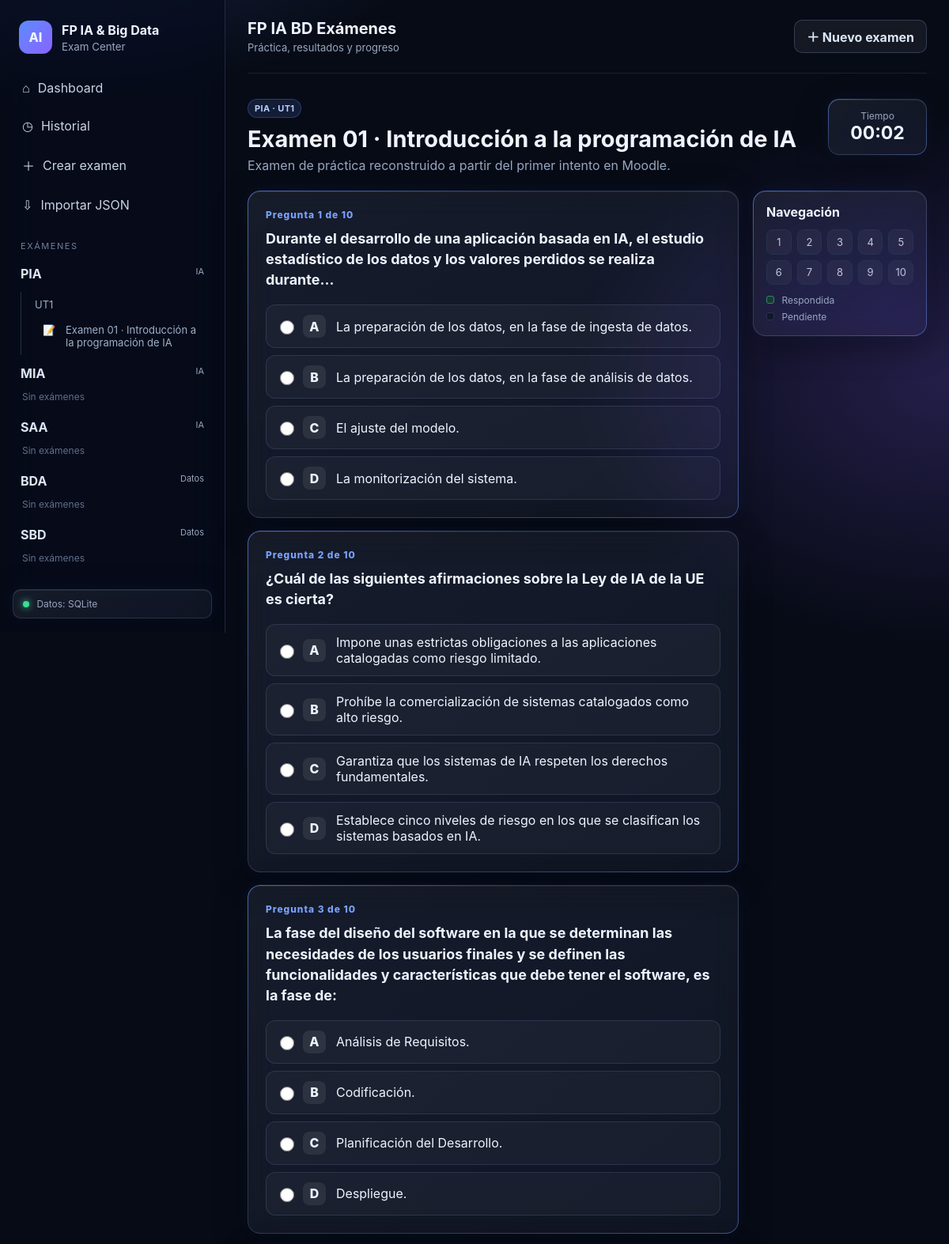
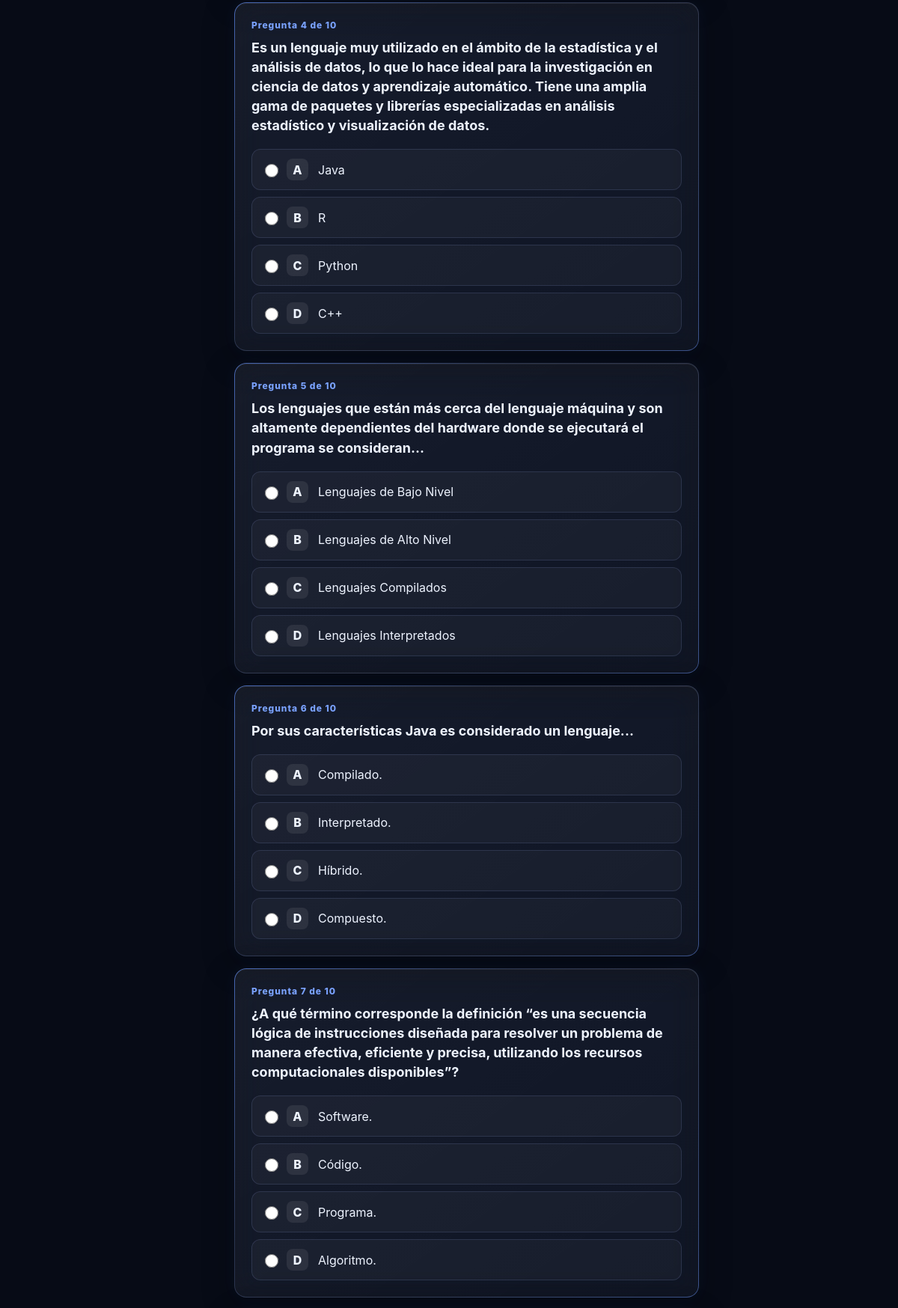
The page /?page=exam&id=1 (upper part) on the database its author committed (2 pictures, top to bottom).
### tables this page shows
CREATE TABLE exams (
                id INTEGER PRIMARY KEY AUTOINCREMENT,
                module_code TEXT NOT NULL,
                unit_code TEXT NOT NULL,
                title TEXT NOT NULL,
                description TEXT NOT NULL DEFAULT '',
                created_at TEXT NOT NULL
            );

CREATE TABLE modules (
                code TEXT PRIMARY KEY,
                name TEXT NOT NULL,
                block_name TEXT NOT NULL
            );

CREATE TABLE questions (
                id INTEGER PRIMARY KEY AUTOINCREMENT,
                exam_id INTEGER NOT NULL,
                position INTEGER NOT NULL,
                text TEXT NOT NULL,
                option_a TEXT NOT NULL,
                option_b TEXT NOT NULL,
                option_c TEXT NOT NULL,
                option_d TEXT NOT NULL,
                correct_answer TEXT NOT NULL,
                explanation TEXT NOT NULL DEFAULT ''
            );

### app/bootstrap.php (called while the page is built, shortened)
<?php
require_once __DIR__ . '/helpers.php';
require_once __DIR__ . '/storage.php';
$storage = new Storage(dirname(__DIR__) . '/data');
$modules = $storage->modules();
$exams = $storage->exams();
function current_page(): string {
    return $_GET['page'] ?? 'dashboard';
}
function nav_tree(array $modules, array $exams): array {
    $tree = [];
    foreach ($modules as $m) {
        $tree[$m['code']] = ['name'=>$m['name'],'block'=>$m['block'],'units'=>[]];
    }
    foreach ($exams as $exam) {
        $code = $exam['module_code'];
        $unit = $exam['unit_code'];
        $tree[$code]['units'][$unit] ??= [];
        $tree[$code]['units'][$unit][] = $exam;
    }
    return $tree;
}

### app/storage.php (called while the page is built, shortened)
<?php
final class Storage {
    private bool $sqlite = false;
    private ?PDO $pdo = null;
    public function __construct(string $dataDir) {
        if (extension_loaded('pdo_sqlite')) {
            try {
                $this->pdo = new PDO('sqlite:' . $dataDir . '/fp_examenes.sqlite');
                $this->pdo->setAttribute(PDO::ATTR_ERRMODE, PDO::ERRMODE_EXCEPTION);
                $this->pdo->setAttribute(PDO::ATTR_DEFAULT_FETCH_MODE, PDO::FETCH_ASSOC);
                $this->sqlite = true;
                $this->initSqlite();
                return;
            } catch (Throwable $e) {
                $this->sqlite = false;
                $this->pdo = null;
            }
        }
    }
    public function mode(): string {
        return $this->sqlite ? 'SQLite' : 'JSON (compatibilidad)';
    }
    private function initSqlite(): void {
        $sql = [
            "CREATE TABLE IF NOT EXISTS modules (
                code TEXT PRIMARY KEY,
                name TEXT NOT NULL,
                block_name TEXT NOT NULL
            )",
            "CREATE TABLE IF NOT EXISTS exams (
                id INTEGER PRIMARY KEY AUTOINCREMENT,
                module_code TEXT NOT NULL,
                unit_code TEXT NOT NULL,
                title TEXT NOT NULL,
                description TEXT NOT NULL DEFAULT '',
                created_at TEXT NOT NULL
            )",
            "CREATE TABLE IF NOT EXISTS questions (
                id INTEGER PRIMARY KEY AUTOINCREMENT,
                exam_id INTEGER NOT NULL,
                position INTEGER NOT NULL,
                text TEXT NOT NULL,
                option_a TEXT NOT NULL,
                option_b TEXT NOT NULL,
                option_c TEXT NOT NULL,
                option_d TEXT NOT NULL,
                correct_answer TEXT NOT NULL,
                explanation TEXT NOT NULL DEFAULT ''
            )",
            "CREATE TABLE IF NOT EXISTS attempts (
                id INTEGER PRIMARY KEY AUTOINCREMENT,
                exam_id INTEGER NOT NULL,
                started_at TEXT NOT NULL,
                finished_at TEXT NOT NULL,
                duration_seconds INTEGER NOT NULL DEFAULT 0,
                score REAL NOT NULL,
                correct_count INTEGER NOT NULL,
                total_count INTEGER NOT NULL
            )",
            "CREATE TABLE IF NOT EXISTS attempt_answers (
                attempt_id INTEGER NOT NULL,
                question_id INTEGER NOT NULL,
                selected_answer TEXT,
                is_correct INTEGER NOT NULL,
                PRIMARY KEY (attempt_id, question_id)
            )"
        ];
        foreach ($sql as $statement) $this->pdo->exec($statement);
        $count = (int)$this->pdo->query("SELECT COUNT(*) FROM exams")->fetchColumn();
    }
    public function modules(): array {
        if ($this->sqlite) {
            return $this->pdo->query("SELECT code,name,block_name AS block FROM modules ORDER BY CASE code WHEN 'PIA' THEN 1 WHEN 'MIA' THEN 2 WHEN 'SAA' THEN 3 WHEN 'BDA' THEN 4 ELSE 5 END")->fetchAll();
        }
        return $this->readJson()['modules'] ?? [];
    }
    public function exams(): array {
        if ($this->sqlite) {
            $rows = $this->pdo->query("SELECT e.*, (SELECT COUNT(*) FROM questions q WHERE q.exam_id=e.id) AS question_count FROM exams e ORDER BY module_code, unit_code, id")->fetchAll();
            return $rows;
        }
        $out = [];
        return $out;
    }
    public function getExam(int $id): ?array {
        if ($this->sqlite) {
            $stmt = $this->pdo->prepare("SELECT * FROM exams WHERE id=?");
            $stmt->execute([$id]);
            $exam = $stmt->fetch();
            $q = $this->pdo->prepare("SELECT * FROM questions WHERE exam_id=? ORDER BY position");
            $q->execute([$id]);
            $questions = [];
            foreach ($q->fetchAll() as $row) {
                $questions[] = [
                    'id'=>(int)$row['id'],
                    'text'=>$row['text'],
                    'options'=>[
                        'A'=>$row['option_a'],'B'=>$row['option_b'],
                        'C'=>$row['option_c'],'D'=>$row['option_d']
                    ],
                    'correct'=>$row['correct_answer'],
                    'explanation'=>$row['explanation']
                ];
            }
            $exam['questions'] = $questions;
            return $exam;
        }
        return null;
    }
}

### app/helpers.php (called while the page is built, shortened)
<?php
function e(string $value): string {
    return htmlspecialchars($value, ENT_QUOTES | ENT_SUBSTITUTE, 'UTF-8');
}

### pages/exam.php (the view, shortened to what this page needs)
<?php
$examId = (int)($_GET['id'] ?? 0);
$exam = $storage->getExam($examId);
$questions = $exam['questions'];
?>
<section class="exam-header">
    <div>
        <span class="tag"><?= e($exam['module_code'].' · '.$exam['unit_code']) ?></span>
        <h2><?= e($exam['title']) ?></h2>
        <p><?= e($exam['description']) ?></p>
    </div>
    <div class="timer-card">
        <span>Tiempo</span>
        <strong id="timer">00:00</strong>
    </div>
</section>
<form method="post" action="?page=submit" id="examForm" class="exam-layout">
    <div class="question-stack">
        <?php foreach ($questions as $index=>$q): ?>
        <article class="question-card" data-question="<?= $index+1 ?>" id="q<?= (int)$q['id'] ?>">
            <div class="question-kicker">Pregunta <?= $index+1 ?> de <?= count($questions) ?></div>
            <h3><?= e($q['text']) ?></h3>
            <div class="options">
            <?php foreach ($q['options'] as $letter=>$text): ?>
                <label class="option">
                    <input type="radio" name="answers[<?= (int)$q['id'] ?>]" value="<?= e($letter) ?>">
                    <span class="option-letter"><?= e($letter) ?></span>
                    <span><?= e($text) ?></span>
                </label>
            <?php endforeach; ?>
            </div>
        </article>
        <?php endforeach; ?>
    </div>
    <aside class="question-nav">
        <strong>Navegación</strong>
        <div class="question-grid">
            <?php foreach ($questions as $index=>$q): ?>
                <a href="#q<?= (int)$q['id'] ?>" data-nav-for="<?= (int)$q['id'] ?>"><?= $index+1 ?></a>
            <?php endforeach; ?>
        </div>
        <div class="legend"><span><i class="answered"></i> Respondida</span><span><i></i> Pendiente</span></div>
    </aside>
</form>

### pages/header.php (shortened to what this page needs)
<?php
$tree = nav_tree($modules, $exams);
$page = current_page();
?>
<!doctype html>
<html lang="es">
<head>
<link rel="stylesheet" href="assets/css/style.css">
</head>
<body>
<div class="app-shell">
    <aside class="sidebar" id="sidebar">
        <div class="brand">
            <div class="brand-mark">AI</div>
            <div>
                <strong>FP IA & Big Data</strong>
                <small>Exam Center</small>
            </div>
        </div>
        <nav class="main-nav">
            <a class="<?= $page==='dashboard' ? 'active' : '' ?>" href="?page=dashboard">⌂ <span>Dashboard</span></a>
            <a class="<?= $page==='history' ? 'active' : '' ?>" href="?page=history">◷ <span>Historial</span></a>
            <a class="<?= $page==='create' ? 'active' : '' ?>" href="?page=create">＋ <span>Crear examen</span></a>
            <a class="<?= $page==='import' ? 'active' : '' ?>" href="?page=import">⇩ <span>Importar JSON</span></a>
        </nav>
        <div class="sidebar-label">EXÁMENES</div>
        <div class="exam-tree">
        <?php foreach ($tree as $code=>$m): ?>
            <details open>
                <summary><strong><?= e($code) ?></strong><span><?= e($m['block']) ?></span></summary>
                <?php if (!$m['units']): ?>
                    <div class="empty-tree">Sin exámenes</div>
                <?php else: ?>
                    <?php foreach ($m['units'] as $unit=>$unitExams): ?>
                        <details open class="unit">
                            <summary><?= e($unit) ?></summary>
                            <?php foreach ($unitExams as $exam): ?>
                                <a href="?page=exam&id=<?= (int)$exam['id'] ?>">
                                    <span>📝</span>
                                    <span><?= e($exam['title']) ?></span>
                                </a>
                            <?php endforeach; ?>
                        </details>
                    <?php endforeach; ?>
                <?php endif; ?>
            </details>
        <?php endforeach; ?>
        </div>
        <div class="storage-mode">
            <span class="dot"></span>
            Datos: <?= e($storage->mode()) ?>
        </div>
    </aside>
    <main class="content">
        <header class="topbar">
            <div>
                <h1>FP IA BD Exámenes</h1>
                <p>Práctica, resultados y progreso</p>
            </div>
            <div class="top-actions">
                <a class="btn secondary" href="?page=create">＋ Nuevo examen</a>
            </div>
        </header>

### rows shown on the page
modules: block_name "IA"
exams: module_code "PIA", unit_code "UT1", title "Examen 01 · Introducción a la programación de IA"
modules: code "MIA", block_name "IA", shows "Sin exámenes"
modules: code "SAA", block_name "IA", shows "Sin exámenes"
modules: code "BDA", block_name "Datos", shows "Sin exámenes"
modules: code "SBD", block_name "Datos", shows "Sin exámenes"
questions: count($questions) "10", text "Durante el desarrollo de una aplicación basada en IA, el estudio estadístico de los datos y los valores perdidos se realiza durante...", letter "A", option_a "La preparación de los datos, en la fase de ingesta de datos.", letter "B", option_b "La preparación de los datos, en la fase de análisis de datos.", letter "C", option_c "El ajuste del modelo.", letter "D", option_d "La monitorización del sistema."
questions: count($questions) "10", text "¿Cuál de las siguientes afirmaciones sobre la Ley de IA de la UE es cierta?", letter "A", option_a "Impone unas estrictas obligaciones a las aplicaciones catalogadas como riesgo limitado.", letter "B", option_b "Prohíbe la comercialización de sistemas catalogados como alto riesgo.", letter "C", option_c "Garantiza que los sistemas de IA respeten los derechos fundamentales.", letter "D", option_d "Establece cinco niveles de riesgo en los que se clasifican los sistemas basados en IA."
questions: count($questions) "10", text "La fase del diseño del software en la que se determinan las necesidades de los usuarios finales y se definen las funcionalidades y características que debe tener el software, es la fase de:", letter "A", option_a "Análisis de Requisitos.", letter "B", option_b "Codificación.", letter "C", option_c "Planificación del Desarrollo.", letter "D", option_d "Despliegue."
questions: count($questions) "10", text "Es un lenguaje muy utilizado en el ámbito de la estadística y el análisis de datos, lo que lo hace ideal para la investigación en ciencia de datos y aprendizaje automático. Tiene una amplia gama de paquetes y librerías especializadas en análisis estadístico y visualización de datos.", letter "A", option_a "Java", letter "B", option_b "R", letter "C", option_c "Python", letter "D", option_d "C++"
questions: count($questions) "10", text "Los lenguajes que están más cerca del lenguaje máquina y son altamente dependientes del hardware donde se ejecutará el programa se consideran...", letter "A", option_a "Lenguajes de Bajo Nivel", letter "B", option_b "Lenguajes de Alto Nivel", letter "C", option_c "Lenguajes Compilados", letter "D", option_d "Lenguajes Interpretados"
questions: count($questions) "10", text "Por sus características Java es considerado un lenguaje...", letter "A", option_a "Compilado.", letter "B", option_b "Interpretado.", letter "C", option_c "Híbrido.", letter "D", option_d "Compuesto."
questions: count($questions) "10", text "¿A qué término corresponde la definición “es una secuencia lógica de instrucciones diseñada para resolver un problema de manera efectiva, eficiente y precisa, utilizando los recursos computacionales disponibles”?", letter "A", option_a "Software.", letter "B", option_b "Código.", letter "C", option_c "Programa.", letter "D", option_d "Algoritmo."

### other values the page prints
$storage->mode() "SQLite"
$exam['module_code'].' · '.$exam['unit_code'] "PIA · UT1"
$exam['title'] "Examen 01 · Introducción a la programación de IA"
$exam['description'] "Examen de práctica reconstruido a partir del primer intento en Moodle."
